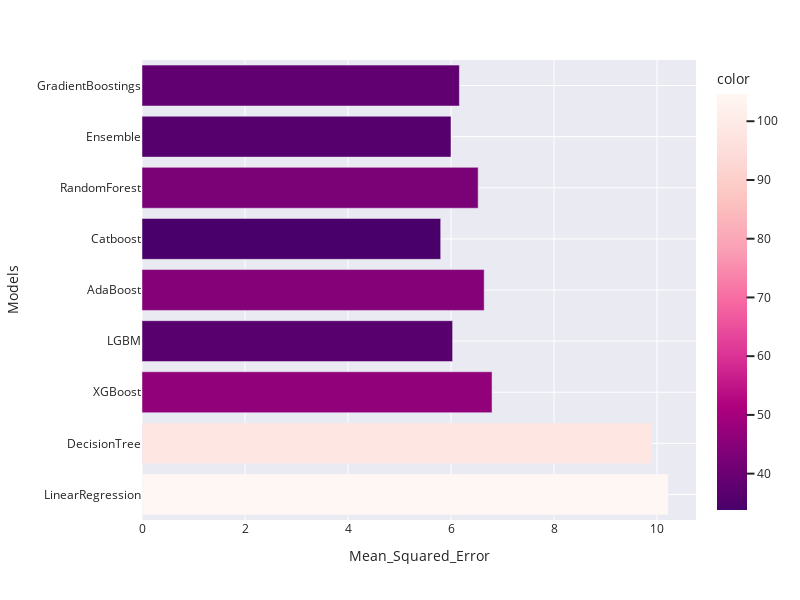

The notebook cell saved with this chart:
### Markdown cell above
Mean Squared Error

### Code cell
fig = px.bar(
    x=results.iloc[:9, 0].values,
    y=models,
    orientation='h',
    color=results['Mean_Squared_Error'].iloc[:9],
    color_continuous_scale='rdpu_r',  
    template="seaborn"
)

fig.update_layout(width=800, height=600,
                 xaxis=dict(title='Mean_Squared_Error'),
                 yaxis=dict(title="Models"))

fig.show()

### Figure 1 — Plotly figure (JSON) as saved in the notebook; plotly's stock layout.template omitted (floating-point values rounded to 4 significant figures)
{"data": [{"alignmentgroup": "True", "hovertemplate": "x=%{x}<br>y=%{y}<br>color=%{marker.color}<extra></extra>", "legendgroup": "", "marker": {"color": [104.6, 98.15, 46.5, 36.4, 44.31, 33.81, 42.78, 36.14, 38.06], "coloraxis": "coloraxis", "pattern": {"shape": ""}}, "name": "", "offsetgroup": "", "orientation": "h", "showlegend": false, "textposition": "auto", "type": "bar", "x": [10.22, 9.898, 6.796, 6.031, 6.644, 5.8, 6.527, 5.999, 6.162], "xaxis": "x", "y": ["LinearRegression", "DecisionTree", "XGBoost", "LGBM", "AdaBoost", "Catboost", "RandomForest", "Ensemble", "GradientBoostings"], "yaxis": "y"}], "layout": {"barmode": "relative", "coloraxis": {"colorbar": {"title": {"text": "color"}}, "colorscale": [[0, "rgb(73,0,106)"], [0.125, "rgb(122,1,119)"], [0.25, "rgb(174,1,126)"], [0.375, "rgb(221,52,151)"], [0.5, "rgb(247,104,161)"], [0.625, "rgb(250,159,181)"], [0.75, "rgb(252,197,192)"], [0.875, "rgb(253,224,221)"], [1, "rgb(255,247,243)"]]}, "height": 600, "legend": {"tracegroupgap": 0}, "margin": {"t": 60}, "width": 800, "xaxis": {"anchor": "y", "domain": [0, 1], "title": {"text": "Mean_Squared_Error"}}, "yaxis": {"anchor": "x", "domain": [0, 1], "title": {"text": "Models"}}}}
